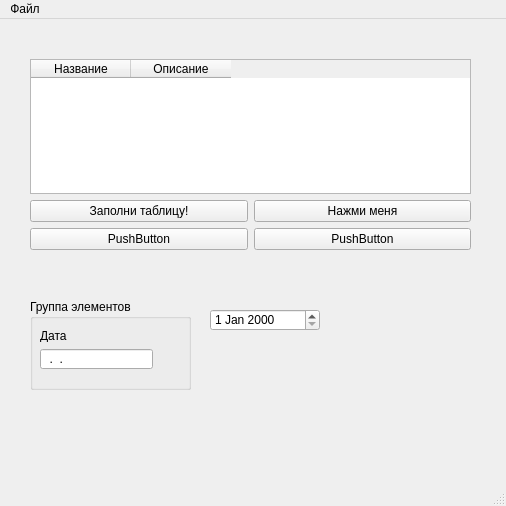
<?xml version="1.0" encoding="UTF-8"?>
<ui version="4.0">
 <class>MainWindow</class>
 <widget class="QMainWindow" name="MainWindow">
  <property name="geometry">
   <rect>
    <x>0</x>
    <y>0</y>
    <width>506</width>
    <height>506</height>
   </rect>
  </property>
  <property name="windowTitle">
   <string>Главное окно</string>
  </property>
  <property name="windowIcon">
   <iconset>
    <normaloff>favicon.ico</normaloff>favicon.ico</iconset>
  </property>
  <widget class="QWidget" name="centralwidget">
   <widget class="QWidget" name="verticalLayoutWidget">
    <property name="geometry">
     <rect>
      <x>30</x>
      <y>40</y>
      <width>441</width>
      <height>191</height>
     </rect>
    </property>
    <layout class="QVBoxLayout" name="verticalLayout">
     <item>
      <widget class="QTableWidget" name="tableWidget">
       <column>
        <property name="text">
         <string>Название</string>
        </property>
       </column>
       <column>
        <property name="text">
         <string>Описание</string>
        </property>
       </column>
      </widget>
     </item>
     <item>
      <layout class="QGridLayout" name="gridLayout_2">
       <item row="0" column="1">
        <widget class="QPushButton" name="pushOk">
         <property name="text">
          <string>Нажми меня</string>
         </property>
        </widget>
       </item>
       <item row="0" column="0">
        <widget class="QPushButton" name="pushTable">
         <property name="text">
          <string>Заполни таблицу!</string>
         </property>
        </widget>
       </item>
       <item row="1" column="0">
        <widget class="QPushButton" name="pushButton">
         <property name="text">
          <string>PushButton</string>
         </property>
        </widget>
       </item>
       <item row="1" column="1">
        <widget class="QPushButton" name="pushButton_2">
         <property name="text">
          <string>PushButton</string>
         </property>
        </widget>
       </item>
      </layout>
     </item>
    </layout>
   </widget>
   <widget class="QGroupBox" name="groupBox">
    <property name="geometry">
     <rect>
      <x>30</x>
      <y>280</y>
      <width>161</width>
      <height>91</height>
     </rect>
    </property>
    <property name="title">
     <string>Группа элементов</string>
    </property>
    <widget class="QLineEdit" name="lineEdit">
     <property name="geometry">
      <rect>
       <x>10</x>
       <y>50</y>
       <width>113</width>
       <height>20</height>
      </rect>
     </property>
     <property name="inputMask">
      <string>00.00.0000</string>
     </property>
    </widget>
    <widget class="QLabel" name="label">
     <property name="geometry">
      <rect>
       <x>10</x>
       <y>30</y>
       <width>47</width>
       <height>13</height>
      </rect>
     </property>
     <property name="text">
      <string>Дата</string>
     </property>
    </widget>
   </widget>
   <widget class="QDateEdit" name="dateEdit">
    <property name="geometry">
     <rect>
      <x>210</x>
      <y>290</y>
      <width>110</width>
      <height>22</height>
     </rect>
    </property>
   </widget>
  </widget>
  <widget class="QMenuBar" name="menubar">
   <property name="geometry">
    <rect>
     <x>0</x>
     <y>0</y>
     <width>506</width>
     <height>21</height>
    </rect>
   </property>
   <widget class="QMenu" name="menu">
    <property name="title">
     <string>Файл</string>
    </property>
    <addaction name="action"/>
   </widget>
   <addaction name="menu"/>
  </widget>
  <widget class="QStatusBar" name="statusbar"/>
  <action name="action">
   <property name="text">
    <string>Открыть файл...</string>
   </property>
  </action>
 </widget>
 <resources/>
 <connections/>
</ui>
